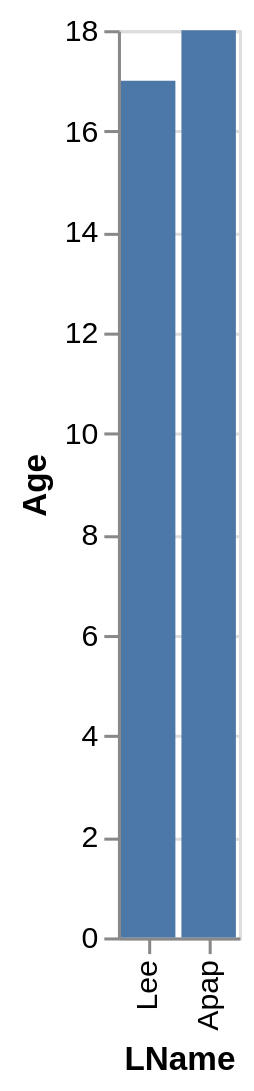

Vega-Lite specification stored for this chart:
### Vega-Lite specification from a JSON file in a GitHub repository (floating-point values rounded to 4 significant figures)
{"data": {"values": [{"x_data": "Lee", "y_data": 17}, {"x_data": "Apap", "y_data": 18}]}, "mark": "bar", "encoding": {"x": {"field": "x_data", "type": "nominal", "title": "LName", "sort": {"op": "sum", "field": "y_data", "order": "ascending"}}, "y": {"field": "y_data", "type": "quantitative", "title": "Age"}}}
